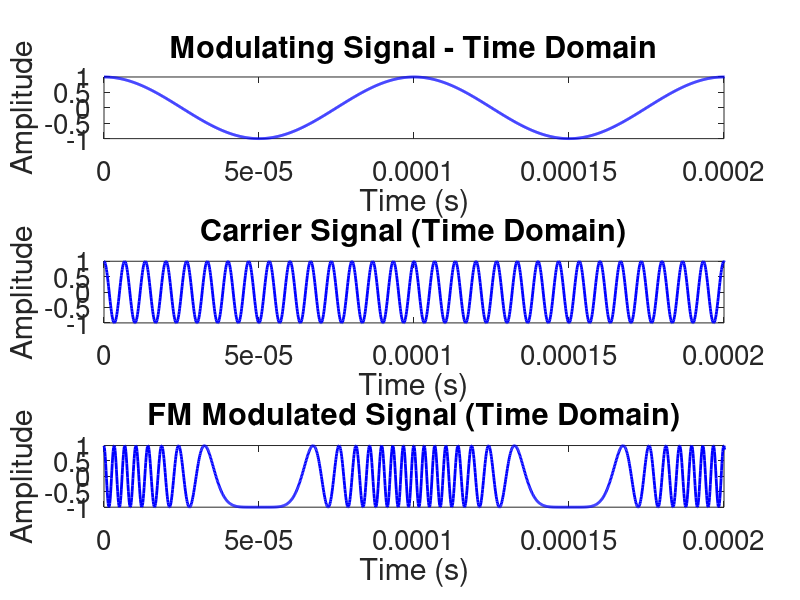
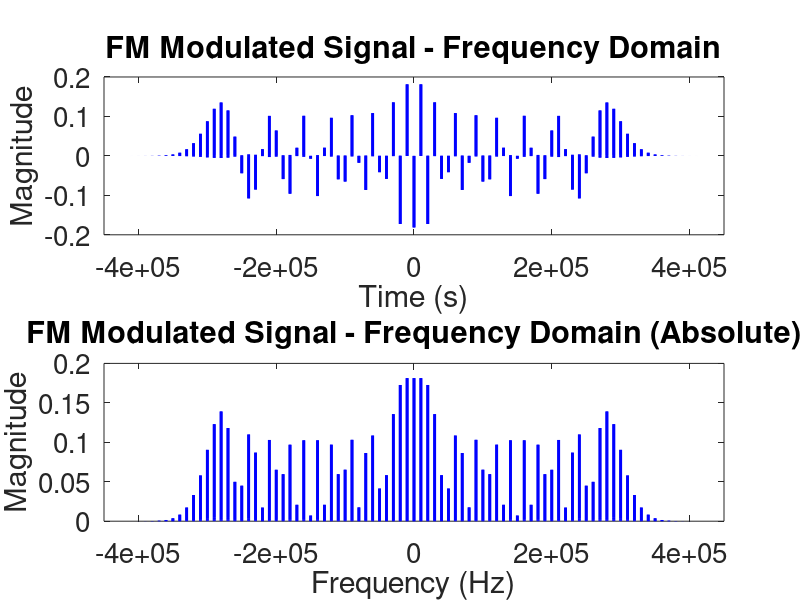

Recreate these plots in MATLAB, in order.
close all; clear all; clc;

% Defining the font size for the plots.
set(0, 'DefaultAxesFontSize', 20);

% Defining the signals amplitude. 
A_modulating = 1; 
A_carrier = 1; 

% Defining the signals frequency
f_modulating = 10000;
f_carrier = 150000;

% modulator sensibility for frequency variation (Hz/volts)
k_f = 150000;

% Delta variable, correponding to max frequency variation.
d_f = k_f*A_modulating;

% Beta variable, correspondig to percentage of frequency variation about the frequency of the modulating. 
b = d_f/f_modulating;

% Defining the period and frequency of sampling: 
fs = 50*f_carrier;
Ts = 1/fs;
T = 1/f_modulating;

% Defining the sinal period. 
t_inicial = 0;
t_final = 2;

% "t" vector, correspondig to the time period of analysis, on time domain. 
t = [t_inicial:Ts:t_final];

% Defining carrier and modulating signals (for plot purpuses).
carrier_signal = A_carrier * cos(2*pi*f_carrier*t);
modulating_singal = A_modulating *cos(2*pi*f_modulating*t);

% Creating the FM modulated signal: 
phase_argument = 2*pi*k_f*cumsum(modulating_singal)*Ts;
modulated_signal = A_carrier * cos(2*pi*f_carrier*t + phase_argument);

% Plot signals on time domain: 
figure(1)
subplot(311)
plot(t, modulating_singal, 'b', 'LineWidth', 2)
xlim([0 2*T])
xlabel('Time (s)')
ylabel('Amplitude')
title('Modulating Signal - Time Domain')

subplot(312)
plot(t, carrier_signal,'b', 'LineWidth', 2)
xlim([0 2*T])
xlabel('Time (s)')
ylabel('Amplitude')
  title('Carrier Signal (Time Domain)')

subplot(313)
plot(t, modulated_signal, 'b', 'LineWidth', 2)
xlim([0 2*T])
xlabel('Time (s)')
ylabel('Amplitude')
title('FM Modulated Signal (Time Domain)')

% calculating the step of the frequency vector "f" (frequency domain); 
f_step = 1/t_final;

% creating the frequency vector "f" (frequency domain); 
f = [-fs/2:f_step:fs/2];

% calculating the FFT of the modulated signal;
modulated_f = fft(modulated_signal)/length(modulated_signal);
modulated_f = fftshift(modulated_f);

% Plotting the modulated signal on frequency domain;
figure(2)
subplot(211)
plot(f,modulated_f, 'b', 'LineWidth', 2)
xlim([-f_carrier*3 f_carrier*3])
xlabel('Time (s)')
ylabel('Magnitude')
title('FM Modulated Signal - Frequency Domain')

subplot(212)
plot(f,abs(modulated_f), 'b', 'LineWidth', 2)
xlim([-f_carrier*3 f_carrier*3])
xlabel('Frequency (Hz)')
ylabel('Magnitude')
title('FM Modulated Signal - Frequency Domain (Absolute)')


%Calculating the total bandwidth of the FM modulated signal.
B_t = 2*d_f + 2*f_modulating